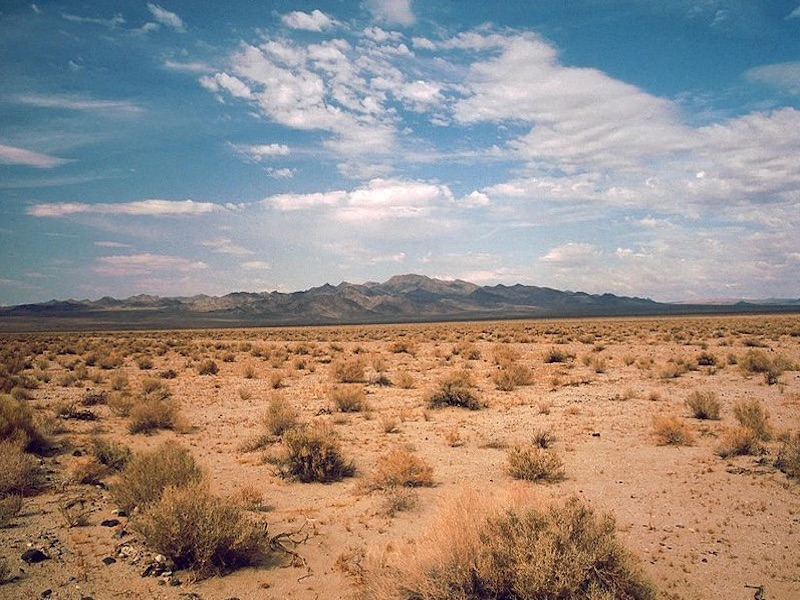
#> input picture Python & Coding/cse110_images/desert.jpg, 800 x 600 px
$ python help-Joao.py
#> lines starting #> are read from the running program, lines starting #| are printed output that depends on the picture
from PIL import Image

image_desert = Image.open('desert.jpg')
#> image_desert is the input picture: PIL image 800x600 RGB; mean R, G, B 151.6, 139.6, 131.6
image_cat = Image.open('cat.jpg')
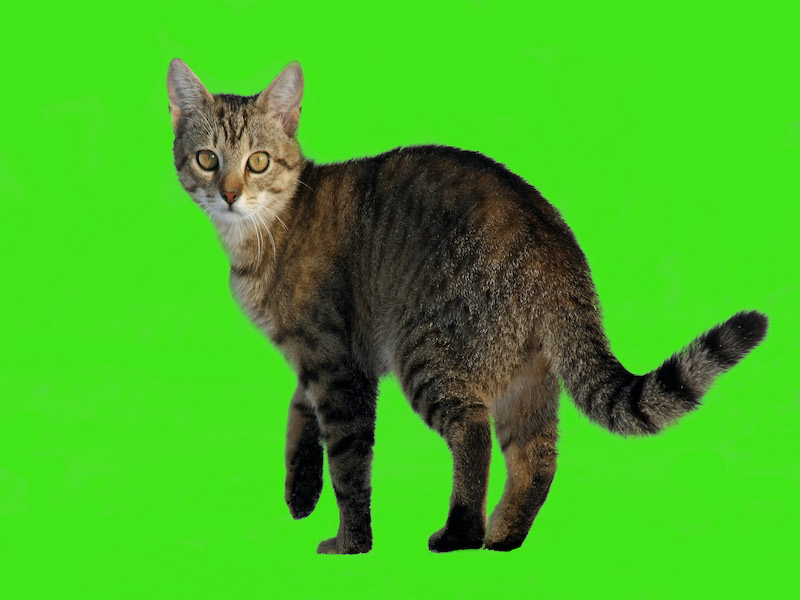
#> input picture Python & Coding/cse110_images/cat.jpg, 800 x 600 px
#> image_cat is the input picture: PIL image 800x600 RGB; mean R, G, B 68, 182.9, 32.4
image_combined = Image.new('RGB', image_desert.size)
#> image_combined: PIL image 800x600 RGB; every value is 0
pixels_desert = image_desert.load()
pixels_cat = image_cat.load()
pixels_combined = image_combined.load()
width, height = image_desert.size
#> width = 800; height = 600

# I decided to print the RGB values at top left corner and bottom right corner of those pixels.
# Picture is 800 (0-799) pixels x 600 (0-599) pixels, strating at (0, 0) origin.
color = pixels_cat[0, 0]
#> color = (66, 229, 24)
color_two = pixels_cat[799, 599]
#> color_two = (66, 229, 24)
print(color)
#| (66, 229, 24)
# I added this variable to compare the values.
print(color_two)
#| (66, 229, 24)

# [26 lines of commented-out code are left out]
for x in range (0, width):
    for y in range(0, height):
        (r, g, b) = pixels_cat[x, y]
        if r < 130 and g > 150 and b < 130:
            # Replace pixels_combined at [x, y] with pixels_desert at same point.
            pixels_combined[x, y] = pixels_desert[x, y]
        else:
            # Replace pixels_combined at [x, y] with pixels_cat at same point,
            # or, in other words, "keep the cat."
            pixels_combined[x, y] = pixels_cat[x, y]

        # Remove this line of code. It was part of the problem.
        # You just want to get pixels_combined.
        # ----------------------------------------------
        # pixels_combined[x, y] = pixels_cat[x, y]
        # ----------------------------------------------

# Show the combined picture after saving it.
image_combined.save('cat_desert.jpg')
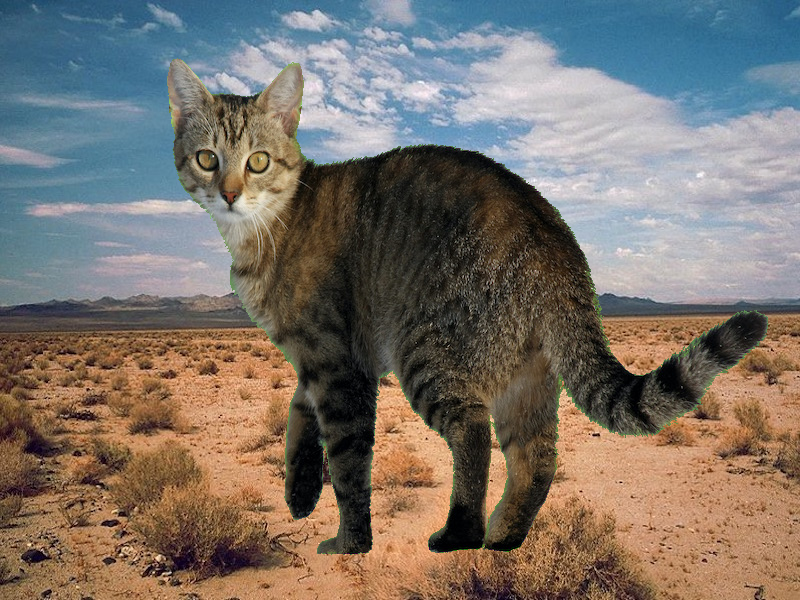
#> saved as cat_desert.jpg: PIL image 800x600 RGB; mean R, G, B 123.1, 114.9, 106.7
image_combined.show()
